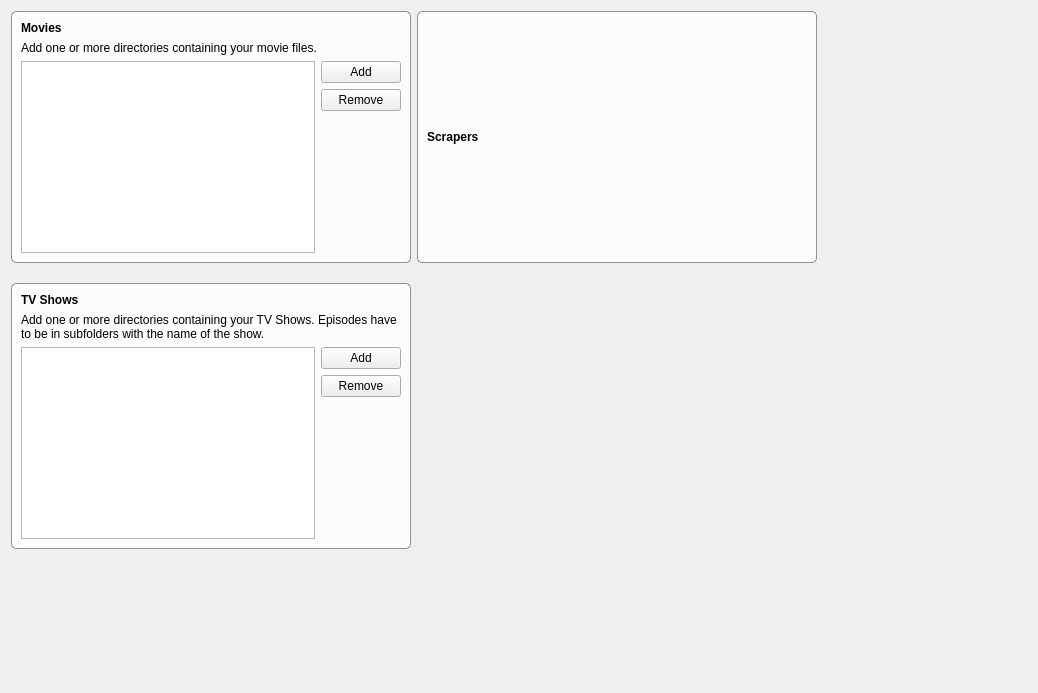
<?xml version="1.0" encoding="UTF-8"?>
<ui version="4.0">
 <class>SettingsWidget</class>
 <widget class="QWidget" name="SettingsWidget">
  <property name="geometry">
   <rect>
    <x>0</x>
    <y>0</y>
    <width>1038</width>
    <height>693</height>
   </rect>
  </property>
  <property name="font">
   <font>
    <weight>75</weight>
    <bold>true</bold>
   </font>
  </property>
  <property name="windowTitle">
   <string>Form</string>
  </property>
  <property name="styleSheet">
   <string notr="true">QGroupBox {
	border: 1px solid rgba(0, 0, 0, 100);
	border-radius: 5px;
	background-color: rgba(255, 255, 255, 200);
}</string>
  </property>
  <layout class="QVBoxLayout" name="verticalLayout_3">
   <item>
    <layout class="QGridLayout" name="gridLayout" rowstretch="0,0,0,0">
     <property name="verticalSpacing">
      <number>20</number>
     </property>
     <item row="1" column="0">
      <widget class="QGroupBox" name="groupBox">
       <property name="minimumSize">
        <size>
         <width>400</width>
         <height>0</height>
        </size>
       </property>
       <property name="maximumSize">
        <size>
         <width>500</width>
         <height>16777215</height>
        </size>
       </property>
       <property name="title">
        <string/>
       </property>
       <layout class="QVBoxLayout" name="verticalLayout">
        <item>
         <widget class="QLabel" name="labelMovies">
          <property name="font">
           <font>
            <weight>75</weight>
            <bold>true</bold>
           </font>
          </property>
          <property name="text">
           <string>Movies</string>
          </property>
          <property name="alignment">
           <set>Qt::AlignLeading|Qt::AlignLeft|Qt::AlignTop</set>
          </property>
         </widget>
        </item>
        <item>
         <widget class="QLabel" name="label">
          <property name="text">
           <string>Add one or more directories containing your movie files.</string>
          </property>
         </widget>
        </item>
        <item>
         <layout class="QHBoxLayout" name="horizontalLayout_2" stretch="0,0">
          <item>
           <widget class="QListWidget" name="listMovieDirs"/>
          </item>
          <item>
           <layout class="QVBoxLayout" name="verticalLayout_2">
            <item>
             <widget class="QPushButton" name="buttonAddMovieDir">
              <property name="text">
               <string>Add</string>
              </property>
             </widget>
            </item>
            <item>
             <widget class="QPushButton" name="buttonRemoveMovieDir">
              <property name="text">
               <string>Remove</string>
              </property>
             </widget>
            </item>
            <item>
             <spacer name="verticalSpacer">
              <property name="orientation">
               <enum>Qt::Vertical</enum>
              </property>
              <property name="sizeHint" stdset="0">
               <size>
                <width>20</width>
                <height>40</height>
               </size>
              </property>
             </spacer>
            </item>
           </layout>
          </item>
         </layout>
        </item>
       </layout>
      </widget>
     </item>
     <item row="1" column="1">
      <widget class="QGroupBox" name="groupBox_2">
       <property name="minimumSize">
        <size>
         <width>400</width>
         <height>50</height>
        </size>
       </property>
       <property name="maximumSize">
        <size>
         <width>500</width>
         <height>16777215</height>
        </size>
       </property>
       <property name="title">
        <string/>
       </property>
       <layout class="QVBoxLayout" name="verticalLayoutScrapers">
        <item>
         <widget class="QLabel" name="labelScrapers">
          <property name="font">
           <font>
            <weight>75</weight>
            <bold>true</bold>
           </font>
          </property>
          <property name="text">
           <string>Scrapers</string>
          </property>
         </widget>
        </item>
       </layout>
      </widget>
     </item>
     <item row="3" column="0">
      <spacer name="verticalSpacer_2">
       <property name="orientation">
        <enum>Qt::Vertical</enum>
       </property>
       <property name="sizeHint" stdset="0">
        <size>
         <width>20</width>
         <height>40</height>
        </size>
       </property>
      </spacer>
     </item>
     <item row="1" column="2">
      <spacer name="horizontalSpacer">
       <property name="orientation">
        <enum>Qt::Horizontal</enum>
       </property>
       <property name="sizeHint" stdset="0">
        <size>
         <width>40</width>
         <height>20</height>
        </size>
       </property>
      </spacer>
     </item>
     <item row="2" column="0">
      <widget class="QGroupBox" name="groupBox_3">
       <property name="minimumSize">
        <size>
         <width>0</width>
         <height>200</height>
        </size>
       </property>
       <property name="title">
        <string/>
       </property>
       <layout class="QVBoxLayout" name="verticalLayout_5">
        <item>
         <widget class="QLabel" name="labelTvShows">
          <property name="font">
           <font>
            <weight>75</weight>
            <bold>true</bold>
           </font>
          </property>
          <property name="text">
           <string>TV Shows</string>
          </property>
         </widget>
        </item>
        <item>
         <widget class="QLabel" name="label_3">
          <property name="text">
           <string>Add one or more directories containing your TV Shows. Episodes have to be in subfolders with the name of the show.</string>
          </property>
          <property name="wordWrap">
           <bool>true</bool>
          </property>
         </widget>
        </item>
        <item>
         <layout class="QHBoxLayout" name="horizontalLayout">
          <item>
           <widget class="QListWidget" name="listTvShowDirs"/>
          </item>
          <item>
           <layout class="QVBoxLayout" name="verticalLayout_4">
            <item>
             <widget class="QPushButton" name="buttonAddTvShowDir">
              <property name="text">
               <string>Add</string>
              </property>
             </widget>
            </item>
            <item>
             <widget class="QPushButton" name="buttonRemoveTvShowDir">
              <property name="text">
               <string>Remove</string>
              </property>
             </widget>
            </item>
            <item>
             <spacer name="verticalSpacer_3">
              <property name="orientation">
               <enum>Qt::Vertical</enum>
              </property>
              <property name="sizeHint" stdset="0">
               <size>
                <width>20</width>
                <height>40</height>
               </size>
              </property>
             </spacer>
            </item>
           </layout>
          </item>
         </layout>
        </item>
       </layout>
      </widget>
     </item>
    </layout>
   </item>
  </layout>
 </widget>
 <resources/>
 <connections/>
</ui>
